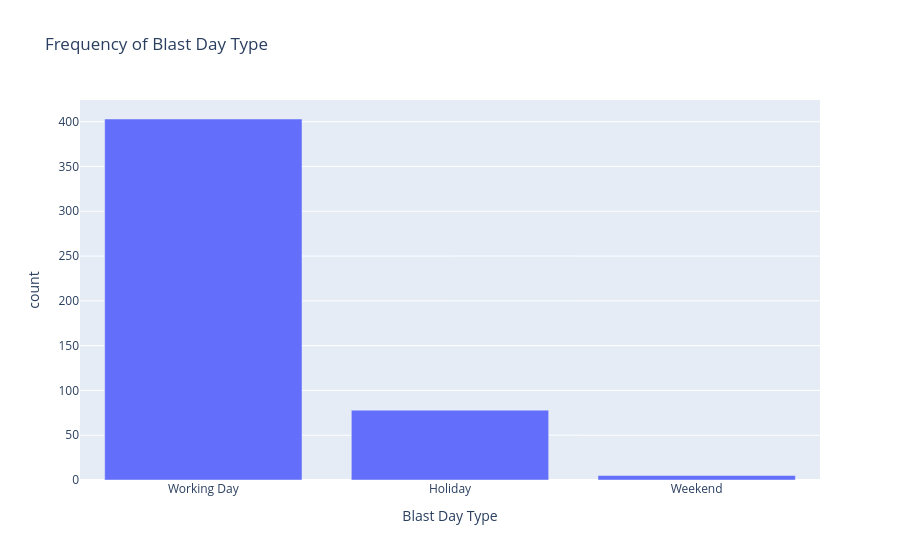
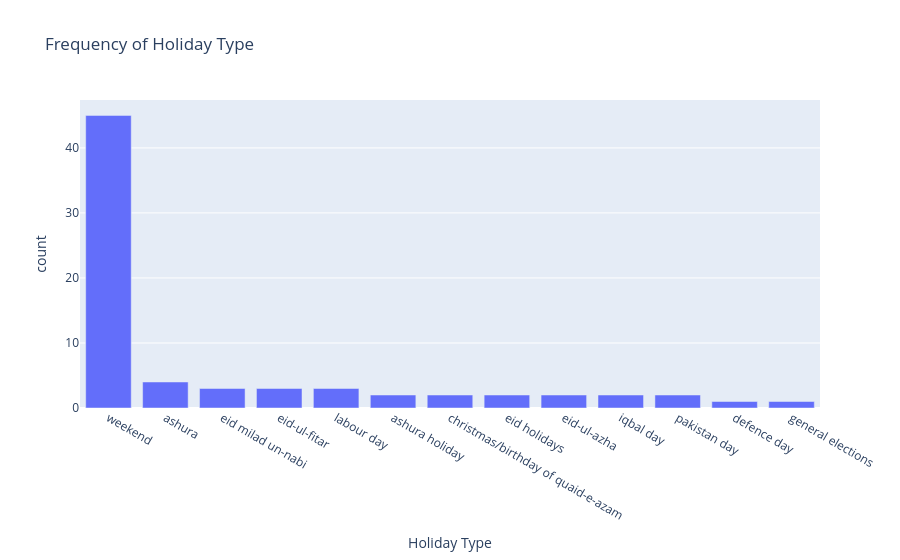
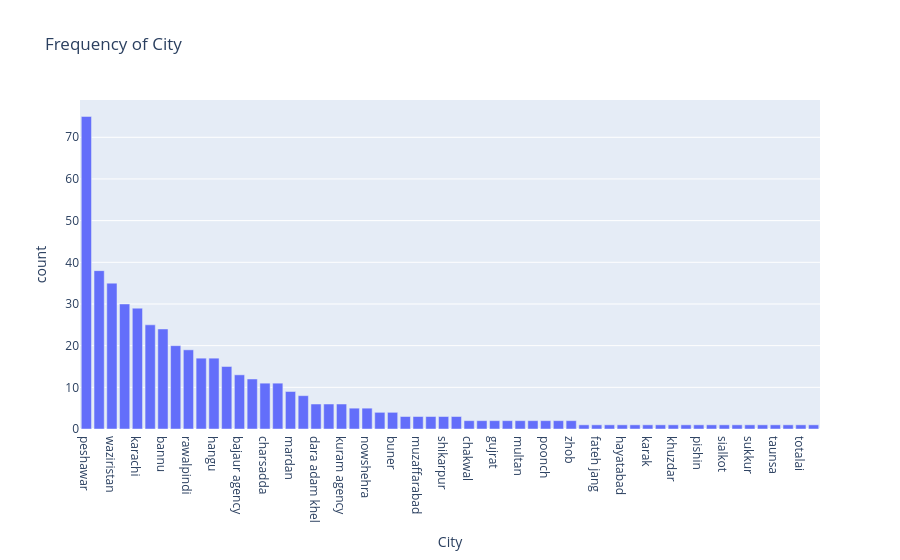
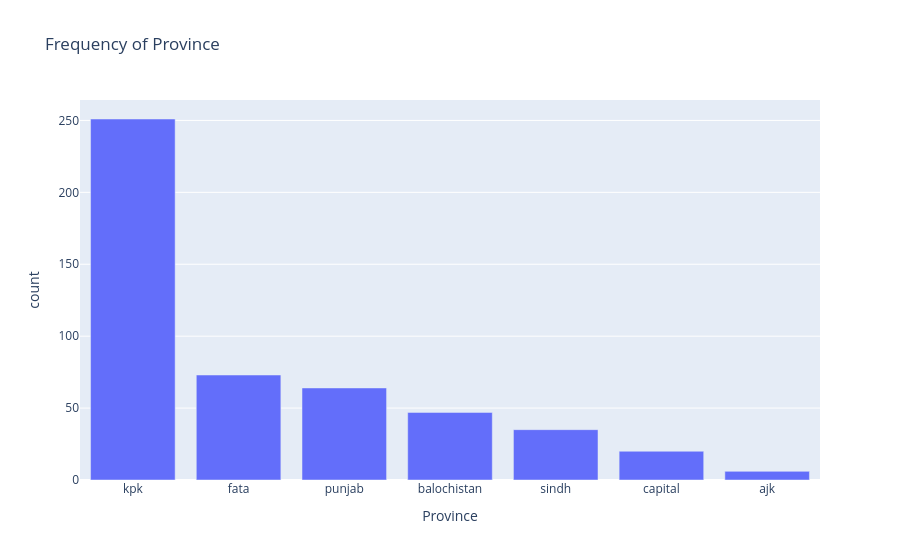

Notebook code for these charts, in order:
### Code cell
categorys=["Blast Day Type","Holiday Type","City","Province","Location Category","Location Sensitivity","Open/Closed Space","Target Type","Targeted Sect if any","month_name","day_name"]
for cat in categorys:
     fig=px.bar(df[cat].value_counts().reset_index(),x=cat,y="count",title=f"Frequency of {cat}")
     fig.show()

### Figure 1 — Plotly figure (JSON) as saved in the notebook; plotly's stock layout.template omitted (floating-point values rounded to 4 significant figures)
{"data": [{"hovertemplate": "Blast Day Type=%{x}<br>count=%{y}<extra></extra>", "legendgroup": "", "marker": {"color": "#636efa", "pattern": {"shape": ""}}, "name": "", "orientation": "v", "showlegend": false, "textposition": "auto", "type": "bar", "x": ["Working Day", "Holiday", "Weekend"], "xaxis": "x", "y": [403, 78, 5], "yaxis": "y"}], "layout": {"barmode": "relative", "legend": {"tracegroupgap": 0}, "title": {"text": "Frequency of Blast Day Type"}, "xaxis": {"anchor": "y", "domain": [0, 1], "title": {"text": "Blast Day Type"}}, "yaxis": {"anchor": "x", "domain": [0, 1], "title": {"text": "count"}}}}

### Figure 2 — Plotly figure (JSON) as saved in the notebook; plotly's stock layout.template omitted (floating-point values rounded to 4 significant figures)
{"data": [{"hovertemplate": "Holiday Type=%{x}<br>count=%{y}<extra></extra>", "legendgroup": "", "marker": {"color": "#636efa", "pattern": {"shape": ""}}, "name": "", "orientation": "v", "showlegend": false, "textposition": "auto", "type": "bar", "x": ["weekend", "ashura", "eid milad un-nabi", "eid-ul-fitar", "labour day", "ashura holiday", "christmas/birthday of quaid-e-azam", "eid holidays", "eid-ul-azha", "iqbal day", "pakistan day", "defence day", "general elections"], "xaxis": "x", "y": [45, 4, 3, 3, 3, 2, 2, 2, 2, 2, 2, 1, 1], "yaxis": "y"}], "layout": {"barmode": "relative", "legend": {"tracegroupgap": 0}, "title": {"text": "Frequency of Holiday Type"}, "xaxis": {"anchor": "y", "domain": [0, 1], "title": {"text": "Holiday Type"}}, "yaxis": {"anchor": "x", "domain": [0, 1], "title": {"text": "count"}}}}

### Figure 3 — Plotly figure (JSON) as saved in the notebook; plotly's stock layout.template omitted (floating-point values rounded to 4 significant figures)
{"data": [{"hovertemplate": "City=%{x}<br>count=%{y}<extra></extra>", "legendgroup": "", "marker": {"color": "#636efa", "pattern": {"shape": ""}}, "name": "", "orientation": "v", "showlegend": false, "textposition": "auto", "type": "bar", "x": ["peshawar", "quetta", "waziristan", "swat", "karachi", "lahore", "bannu", "islamabad", "rawalpindi", "d.g khan", "hangu", "khyber agency", "bajaur agency", "kohat", "charsadda", "mohmand agency", "mardan", "tank", "dara adam khel", "dir", "kuram agency", "lakki marwat", "nowshehra", "attock", "buner", "malakand", "muzaffarabad", "sargodha", "shikarpur", "swabi", "chakwal", "chaman", "gujrat", "lasbela", "multan", "orakzai agency", "poonch", "shangla", "zhob", "bhakkar", "fateh jang", "haripur", "hayatabad", "jacobabad", "karak", "khanewal", "khuzdar", "mansehra", "pishin", "sehwan town", "sialkot", "sudhanoti", "sukkur", "taftan", "taunsa", "tirah valley", "totalai", "wagah"], "xaxis": "x", "y": [75, 38, 35, 30, 29, 25, 24, 20, 19, 17, 17, 15, 13, 12, 11, 11, 9, 8, 6, 6, 6, 5, 5, 4, 4, 3, 3, 3, 3, 3, 2, 2, 2, 2, 2, 2, 2, 2, 2, 1, 1, 1, 1, 1, 1, 1, 1, 1, 1, 1, 1, 1, 1, 1, 1, 1, 1, 1], "yaxis": "y"}], "layout": {"barmode": "relative", "legend": {"tracegroupgap": 0}, "title": {"text": "Frequency of City"}, "xaxis": {"anchor": "y", "domain": [0, 1], "title": {"text": "City"}}, "yaxis": {"anchor": "x", "domain": [0, 1], "title": {"text": "count"}}}}

### Figure 4 — Plotly figure (JSON) as saved in the notebook; plotly's stock layout.template omitted (floating-point values rounded to 4 significant figures)
{"data": [{"hovertemplate": "Province=%{x}<br>count=%{y}<extra></extra>", "legendgroup": "", "marker": {"color": "#636efa", "pattern": {"shape": ""}}, "name": "", "orientation": "v", "showlegend": false, "textposition": "auto", "type": "bar", "x": ["kpk", "fata", "punjab", "balochistan", "sindh", "capital", "ajk"], "xaxis": "x", "y": [251, 73, 64, 47, 35, 20, 6], "yaxis": "y"}], "layout": {"barmode": "relative", "legend": {"tracegroupgap": 0}, "title": {"text": "Frequency of Province"}, "xaxis": {"anchor": "y", "domain": [0, 1], "title": {"text": "Province"}}, "yaxis": {"anchor": "x", "domain": [0, 1], "title": {"text": "count"}}}}
